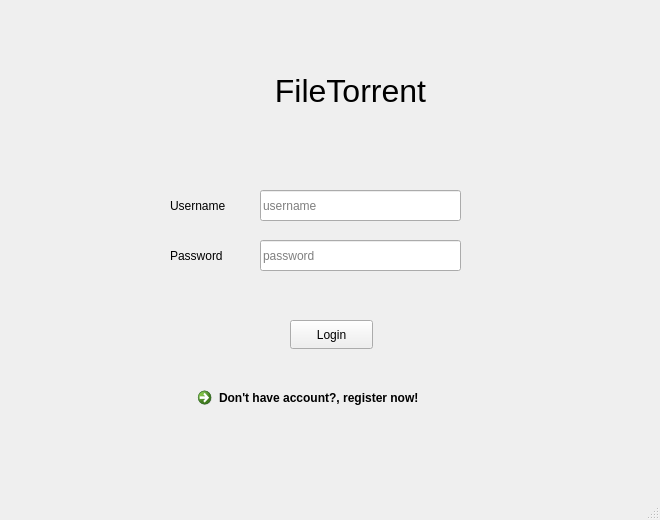
<?xml version="1.0" encoding="UTF-8"?>
<ui version="4.0">
 <class>LoginWindow</class>
 <widget class="QMainWindow" name="LoginWindow">
  <property name="geometry">
   <rect>
    <x>0</x>
    <y>0</y>
    <width>660</width>
    <height>520</height>
   </rect>
  </property>
  <property name="windowTitle">
   <string>MainWindow</string>
  </property>
  <widget class="QWidget" name="centralwidget">
   <widget class="QLabel" name="label">
    <property name="geometry">
     <rect>
      <x>220</x>
      <y>40</y>
      <width>261</width>
      <height>101</height>
     </rect>
    </property>
    <property name="font">
     <font>
      <pointsize>24</pointsize>
     </font>
    </property>
    <property name="layoutDirection">
     <enum>Qt::LeftToRight</enum>
    </property>
    <property name="text">
     <string>FileTorrent</string>
    </property>
    <property name="alignment">
     <set>Qt::AlignCenter</set>
    </property>
   </widget>
   <widget class="QLabel" name="label_2">
    <property name="geometry">
     <rect>
      <x>180</x>
      <y>60</y>
      <width>61</width>
      <height>61</height>
     </rect>
    </property>
    <property name="acceptDrops">
     <bool>false</bool>
    </property>
    <property name="autoFillBackground">
     <bool>false</bool>
    </property>
    <property name="text">
     <string/>
    </property>
    <property name="pixmap">
     <pixmap resource="resouce.qrc">:/login/assets/logo.png</pixmap>
    </property>
    <property name="scaledContents">
     <bool>true</bool>
    </property>
   </widget>
   <widget class="QLineEdit" name="usernameLineEdit">
    <property name="geometry">
     <rect>
      <x>260</x>
      <y>190</y>
      <width>201</width>
      <height>31</height>
     </rect>
    </property>
    <property name="placeholderText">
     <string>username</string>
    </property>
   </widget>
   <widget class="QLineEdit" name="passLineEdit">
    <property name="geometry">
     <rect>
      <x>260</x>
      <y>240</y>
      <width>201</width>
      <height>31</height>
     </rect>
    </property>
    <property name="echoMode">
     <enum>QLineEdit::Password</enum>
    </property>
    <property name="placeholderText">
     <string>password</string>
    </property>
   </widget>
   <widget class="QPushButton" name="LoginPushButton">
    <property name="geometry">
     <rect>
      <x>290</x>
      <y>320</y>
      <width>83</width>
      <height>29</height>
     </rect>
    </property>
    <property name="text">
     <string>Login</string>
    </property>
   </widget>
   <widget class="QLabel" name="label_3">
    <property name="geometry">
     <rect>
      <x>170</x>
      <y>190</y>
      <width>91</width>
      <height>31</height>
     </rect>
    </property>
    <property name="text">
     <string>Username</string>
    </property>
   </widget>
   <widget class="QLabel" name="label_4">
    <property name="geometry">
     <rect>
      <x>170</x>
      <y>240</y>
      <width>91</width>
      <height>31</height>
     </rect>
    </property>
    <property name="text">
     <string>Password</string>
    </property>
   </widget>
   <widget class="QCommandLinkButton" name="registerLinkButton">
    <property name="geometry">
     <rect>
      <x>190</x>
      <y>380</y>
      <width>281</width>
      <height>41</height>
     </rect>
    </property>
    <property name="text">
     <string>Don't have account?, register now!</string>
    </property>
   </widget>
  </widget>
  <widget class="QMenuBar" name="menubar">
   <property name="geometry">
    <rect>
     <x>0</x>
     <y>0</y>
     <width>660</width>
     <height>25</height>
    </rect>
   </property>
  </widget>
  <widget class="QStatusBar" name="statusbar"/>
 </widget>
 <resources>
  <include location="resouce.qrc"/>
 </resources>
 <connections/>
</ui>
